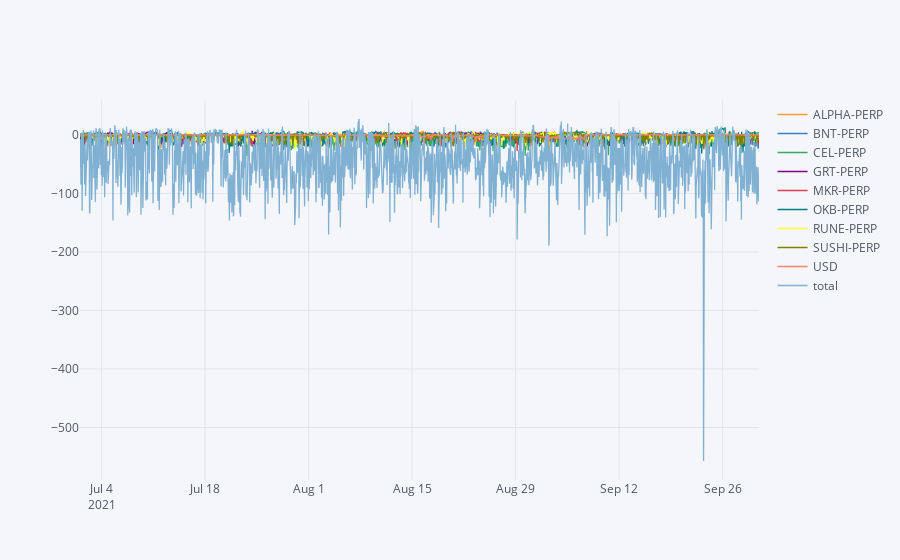

Notebook code for this chart:
### Code cell
(mains.pivot_table(index='time',columns='name',values='totalPnL',aggfunc='mean')/24/365.25).iplot()

### Figure 1 — Plotly figure (JSON) as saved in the notebook; plotly's stock layout.template omitted (floating-point values rounded to 4 significant figures; data arrays with more than 128 entries replaced by an {"elided": "..."} marker saying what was removed)
{"data": [{"line": {"color": "rgba(255, 153, 51, 1.0)", "dash": "solid", "shape": "linear", "width": 1.3}, "mode": "lines", "name": "ALPHA-PERP", "text": "", "type": "scatter", "x": {"elided": "2205 str values"}, "y": {"elided": "2205 float values"}}, {"line": {"color": "rgba(55, 128, 191, 1.0)", "dash": "solid", "shape": "linear", "width": 1.3}, "mode": "lines", "name": "BNT-PERP", "text": "", "type": "scatter", "x": {"elided": "2205 str values"}, "y": {"elided": "2205 float values"}}, {"line": {"color": "rgba(50, 171, 96, 1.0)", "dash": "solid", "shape": "linear", "width": 1.3}, "mode": "lines", "name": "CEL-PERP", "text": "", "type": "scatter", "x": {"elided": "2205 str values"}, "y": {"elided": "2205 float values"}}, {"line": {"color": "rgba(128, 0, 128, 1.0)", "dash": "solid", "shape": "linear", "width": 1.3}, "mode": "lines", "name": "GRT-PERP", "text": "", "type": "scatter", "x": {"elided": "2205 str values"}, "y": {"elided": "2205 float values"}}, {"line": {"color": "rgba(219, 64, 82, 1.0)", "dash": "solid", "shape": "linear", "width": 1.3}, "mode": "lines", "name": "MKR-PERP", "text": "", "type": "scatter", "x": {"elided": "2205 str values"}, "y": {"elided": "2205 float values"}}, {"line": {"color": "rgba(0, 128, 128, 1.0)", "dash": "solid", "shape": "linear", "width": 1.3}, "mode": "lines", "name": "OKB-PERP", "text": "", "type": "scatter", "x": {"elided": "2205 str values"}, "y": {"elided": "2205 float values"}}, {"line": {"color": "rgba(255, 255, 51, 1.0)", "dash": "solid", "shape": "linear", "width": 1.3}, "mode": "lines", "name": "RUNE-PERP", "text": "", "type": "scatter", "x": {"elided": "2205 str values"}, "y": {"elided": "2205 float values"}}, {"line": {"color": "rgba(128, 128, 0, 1.0)", "dash": "solid", "shape": "linear", "width": 1.3}, "mode": "lines", "name": "SUSHI-PERP", "text": "", "type": "scatter", "x": {"elided": "2205 str values"}, "y": {"elided": "2205 float values"}}, {"line": {"color": "rgba(251, 128, 114, 1.0)", "dash": "solid", "shape": "linear", "width": 1.3}, "mode": "lines", "name": "USD", "text": "", "type": "scatter", "x": {"elided": "2205 str values"}, "y": {"elided": "2205 float values"}}, {"line": {"color": "rgba(128, 177, 211, 1.0)", "dash": "solid", "shape": "linear", "width": 1.3}, "mode": "lines", "name": "total", "text": "", "type": "scatter", "x": {"elided": "2205 str values"}, "y": {"elided": "2205 float values"}}], "layout": {"legend": {"bgcolor": "#F5F6F9", "font": {"color": "#4D5663"}}, "paper_bgcolor": "#F5F6F9", "plot_bgcolor": "#F5F6F9", "title": {"font": {"color": "#4D5663"}}, "xaxis": {"gridcolor": "#E1E5ED", "showgrid": true, "tickfont": {"color": "#4D5663"}, "title": {"font": {"color": "#4D5663"}, "text": ""}, "zerolinecolor": "#E1E5ED"}, "yaxis": {"gridcolor": "#E1E5ED", "showgrid": true, "tickfont": {"color": "#4D5663"}, "title": {"font": {"color": "#4D5663"}, "text": ""}, "zerolinecolor": "#E1E5ED"}}}
